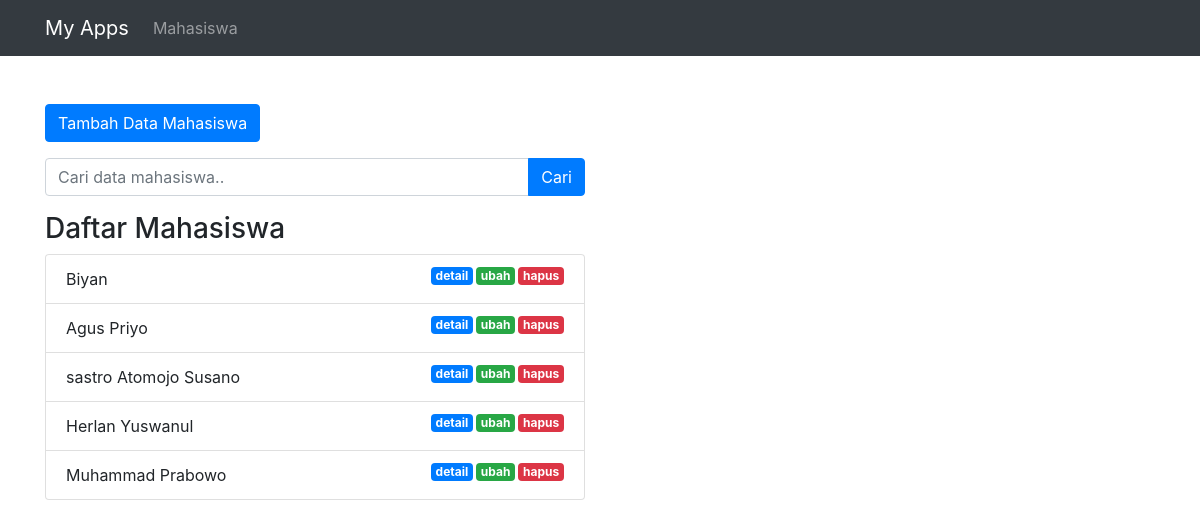
/index.php/mahasiswa, run on an earlier commit of the app's database.
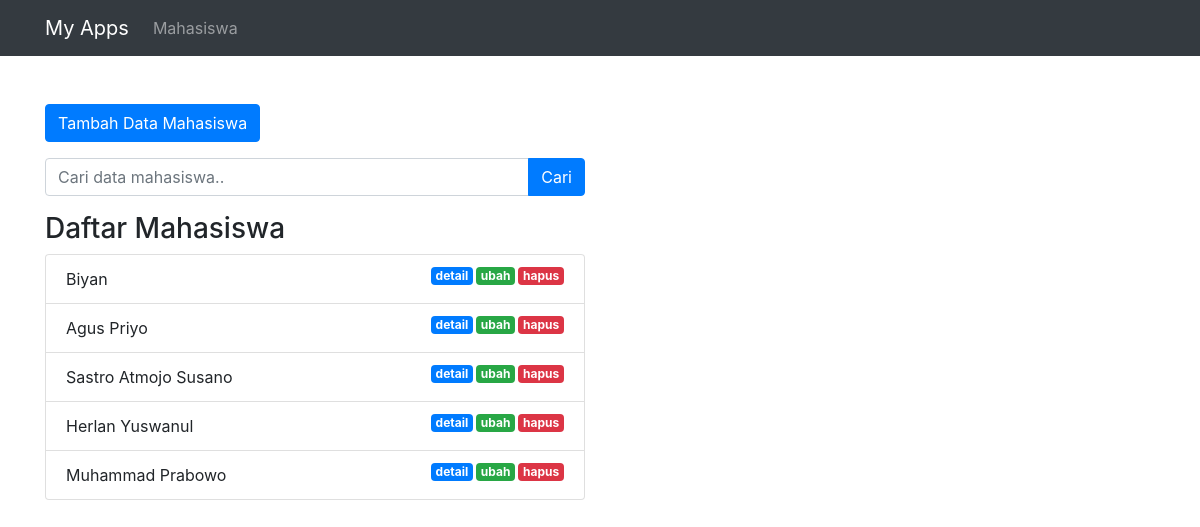
And on a later commit of the database.
### tables this page shows
CREATE TABLE `mahasiswa` (
  `id` int(11) NOT NULL,
  `nama` varchar(100) NOT NULL,
  `nrp` varchar(100) NOT NULL,
  `email` varchar(100) NOT NULL,
  `jurusan` varchar(100) NOT NULL
);

### application/controllers/Mahasiswa.php (called while the page is built, shortened)
<?php
class Mahasiswa extends CI_Controller
{
    public function __construct()
    {
        $this->load->model('Mahasiswa_model');
        $this->load->library('form_validation');
    }
    public function index()
    {
        $data['judul'] = 'Daftar Mahasiswa';
        $data['mahasiswa'] = $this->Mahasiswa_model->getAllMahasiswa();
        $this->load->view('templates/header', $data);
        $this->load->view('mahasiswa/index', $data);
        $this->load->view('templates/footer');
    }
}

### index.php (called while the page is built, shortened)
<?php
require_once BASEPATH.'core/CodeIgniter.php';

### application/models/Mahasiswa_model.php (called while the page is built, shortened)
<?php
class Mahasiswa_model extends CI_model {
    public function getAllMahasiswa()
    {
        return $this->db->get('mahasiswa')->result_array();
    }
}

### application/views/mahasiswa/index.php (the view, shortened to what this page needs)
<div class="container">
    <div class="row mt-3">
        <div class="col-md-6">
            <a href="<?= base_url(); ?>mahasiswa/tambah" class="btn btn-primary">Tambah
                Data Mahasiswa</a>
        </div>
    </div>
    <div class="row mt-3">
        <div class="col-md-6">
            <form action="" method="post">
                <div class="input-group">
                    <input type="text" class="form-control" placeholder="Cari data mahasiswa.." name="keyword">
                    <div class="input-group-append">
                        <button class="btn btn-primary" type="submit">Cari</button>
                    </div>
                </div>
            </form>
        </div>
    </div>
    <div class="row mt-3">
        <div class="col-md-6">
            <h3>Daftar Mahasiswa</h3>
            <ul class="list-group">
                <?php foreach ($mahasiswa as $mhs) : ?>
                <li class="list-group-item">
                    <?= $mhs['nama']; ?>
                    <a href="<?= base_url(); ?>mahasiswa/hapus/<?= $mhs['id']; ?>"
                        class="badge badge-danger float-right tombol-hapus">hapus</a>
                    <a href="<?= base_url(); ?>mahasiswa/ubah/<?= $mhs['id']; ?>"
                        class="badge badge-success float-right">ubah</a>
                    <a href="<?= base_url(); ?>mahasiswa/detail/<?= $mhs['id']; ?>"
                        class="badge badge-primary float-right">detail</a>
                </li>
                <?php endforeach; ?>
            </ul>
        </div>
    </div>
</div>

What changed in the data, as far as the page shows it:
changed mahasiswa: nama "sastro Atomojo Susano" → "Sastro Atmojo Susano"
